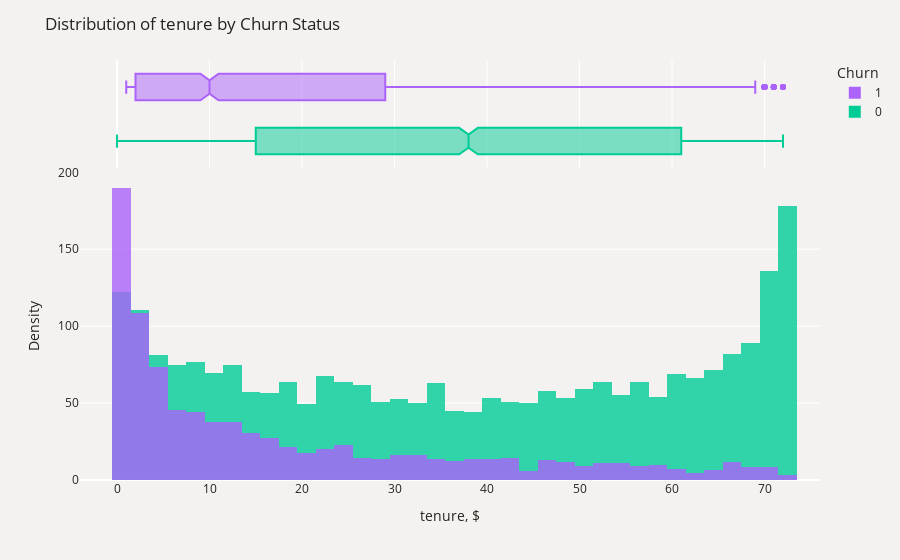

Here is the notebook cell this chart was saved with:
### Code cell
import plotly.express as px
plot_df=df.sort_values(by="Churn")
fig=px.histogram(plot_df, x='tenure', color='Churn', 
                 opacity=0.8, histnorm='density', barmode='overlay', marginal='box',
                 color_discrete_map={'No': '#B9C0C9','Yes': '#CDBBA7'})
fig.update_layout(title_text='Distribution of tenure by Churn Status',
                  xaxis_title='tenure, $', yaxis_title='Density',font_color='#28221D',
                  paper_bgcolor='#F4F2F0', plot_bgcolor='#F4F2F0', legend_traceorder='reversed')
fig.show()

### Figure 1 — Plotly figure (JSON) as saved in the notebook; plotly's stock layout.template omitted (floating-point values rounded to 4 significant figures; data arrays with more than 128 entries replaced by an {"elided": "..."} marker saying what was removed)
{"data": [{"alignmentgroup": "True", "bingroup": "x", "histnorm": "density", "hovertemplate": "Churn=0<br>tenure=%{x}<br>density=%{y}<extra></extra>", "legendgroup": "0", "marker": {"color": "#00cc96", "opacity": 0.8, "pattern": {"shape": ""}}, "name": "0", "offsetgroup": "0", "orientation": "v", "showlegend": true, "type": "histogram", "x": {"elided": "5174 int values"}, "xaxis": "x", "yaxis": "y"}, {"alignmentgroup": "True", "hovertemplate": "Churn=0<br>tenure=%{x}<extra></extra>", "legendgroup": "0", "marker": {"color": "#00cc96"}, "name": "0", "notched": true, "offsetgroup": "0", "showlegend": false, "type": "box", "x": {"elided": "5174 int values"}, "xaxis": "x2", "yaxis": "y2"}, {"alignmentgroup": "True", "bingroup": "x", "histnorm": "density", "hovertemplate": "Churn=1<br>tenure=%{x}<br>density=%{y}<extra></extra>", "legendgroup": "1", "marker": {"color": "#ab63fa", "opacity": 0.8, "pattern": {"shape": ""}}, "name": "1", "offsetgroup": "1", "orientation": "v", "showlegend": true, "type": "histogram", "x": {"elided": "1869 int values"}, "xaxis": "x", "yaxis": "y"}, {"alignmentgroup": "True", "hovertemplate": "Churn=1<br>tenure=%{x}<extra></extra>", "legendgroup": "1", "marker": {"color": "#ab63fa"}, "name": "1", "notched": true, "offsetgroup": "1", "showlegend": false, "type": "box", "x": {"elided": "1869 int values"}, "xaxis": "x2", "yaxis": "y2"}], "layout": {"barmode": "overlay", "font": {"color": "#28221D"}, "legend": {"title": {"text": "Churn"}, "tracegroupgap": 0, "traceorder": "reversed"}, "margin": {"t": 60}, "paper_bgcolor": "#F4F2F0", "plot_bgcolor": "#F4F2F0", "title": {"text": "Distribution of tenure by Churn Status"}, "xaxis": {"anchor": "y", "domain": [0, 1], "title": {"text": "tenure, $"}}, "xaxis2": {"anchor": "y2", "domain": [0, 1], "matches": "x", "showgrid": true, "showticklabels": false}, "yaxis": {"anchor": "x", "domain": [0, 0.7326], "title": {"text": "Density"}}, "yaxis2": {"anchor": "x2", "domain": [0.7426, 1], "matches": "y2", "showgrid": false, "showline": false, "showticklabels": false, "ticks": ""}}}
